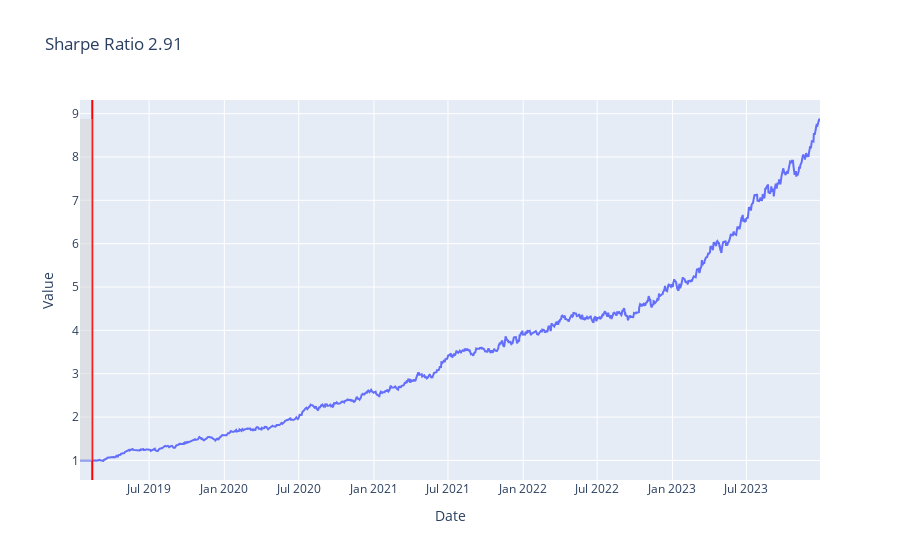

Notebook code cell kept with this figure:
### Markdown cell above
# Backtest

### Code cell
v_policy = bp.ActionFromV(v_approx,enter_long = 0.001,exit_long = 0.0005,enter_short=-0.001,exit_short= -0.0005)

trader = ag.Trading(train,test)
bt = btest.Backtester(trader, v_policy)
bt.summary()

### Figure 1 — Plotly figure (JSON) as saved in the notebook; plotly's stock layout.template omitted (floating-point values rounded to 4 significant figures; data arrays with more than 128 entries replaced by an {"elided": "..."} marker saying what was removed)
{"data": [{"mode": "lines", "name": "Cumulative Returns", "type": "scatter", "x": {"elided": "1303 str values"}, "y": {"elided": "1303 float values"}}], "layout": {"shapes": [{"line": {"color": "Red", "width": 2}, "name": "End of Lookback", "type": "line", "x0": "2019-02-12T00:00:00", "x1": "2019-02-12T00:00:00", "xref": "x", "y0": 0, "y1": 1, "yref": "y domain"}, {"fillcolor": "lightgrey", "line": {"width": 0}, "opacity": 0.5, "type": "rect", "x0": "2019-01-13T00:00:00", "x1": "2019-02-12T00:00:00", "y0": 0.9873, "y1": 8.875}], "title": {"text": "Sharpe Ratio 2.91"}, "xaxis": {"title": {"text": "Date"}}, "yaxis": {"title": {"text": "Value"}}}}
